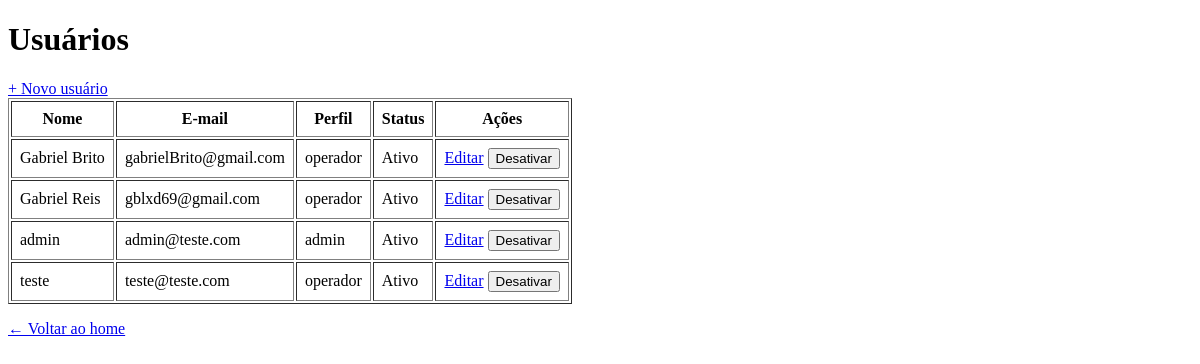
Before: /usuarios/ (signed in) with the older database file.
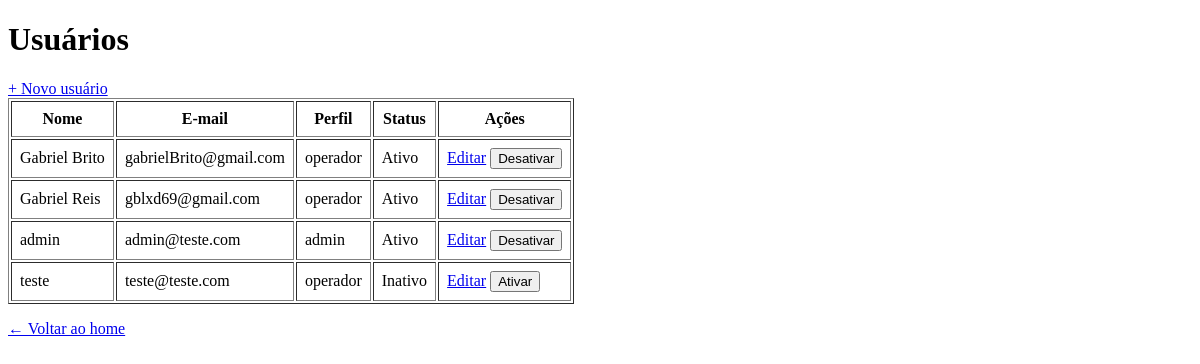
After: the same page with the newer database file.
### app/models/usuarios.py (models this page shows)
class Usuario(Base):
    __tablename__ = "usuarios"
    id = Column(Integer, primary_key=True, autoincrement=True)
    nome = Column(String(100), nullable=False)
    email = Column(String(150), unique=True)
    senha_hash = Column(String(255), nullable=False)
    role = Column(String(20), nullable=False , default="operador")
    ativo = Column(Boolean, default=True)
    criando_em = Column(DateTime, server_default=func.now())

### app/controllers/usuario_controller.py (the view)
@router.get("/")
def listar_usuarios(
    request: Request,
    db: Session = Depends(get_db),
    admin = Depends(get_admin)  # bloqueia quem não é admin
):
    usuarios = db.query(Usuario).order_by(Usuario.nome).all()
    return templates.TemplateResponse(
        request,
        "usuarios/index.html",
        {
            "request": request,
            "usuario": admin,   # dados de quem está logado (para navbar)
            "usuarios": usuarios  # lista para exibir na tabela
        }
    )

### app/templates/usuarios/index.html (shortened to what this page needs)
<!DOCTYPE html>
<html lang="pt-br">
<head>
</head>
<body>
    <h1>Usuários</h1>
    <a href="/usuarios/novo">+ Novo usuário</a>
    <table border="1" cellpadding="8">
        <thead>
            <tr>
                <th>Nome</th>
                <th>E-mail</th>
                <th>Perfil</th>
                <th>Status</th>
                <th>Ações</th>
            </tr>
        </thead>
        <tbody>
            {% for u in usuarios %}
            <tr>
                <td>{{ u.nome }}</td>
                <td>{{ u.email }}</td>
                <td>{{ u.role }}</td>
                <td>{{ "Ativo" if u.ativo else "Inativo" }}</td>
                <td>
                    <a href="/usuarios/{{ u.id }}/editar">Editar</a>
                    <form action="/usuarios/{{ u.id }}/toggle-ativo"
                          method="post"
                          style="display:inline">
                        <button type="submit">
                            {{ "Desativar" if u.ativo else "Ativar" }}
                        </button>
                    </form>
                </td>
            </tr>
            {% endfor %}
        </tbody>
    </table>
    <p><a href="/">← Voltar ao home</a></p>
</body>
</html>

Changed rows visible on the page:
changed Usuario "teste": ativo "Ativo" → "Inativo"; ativo "Desativar" → "Ativar"
